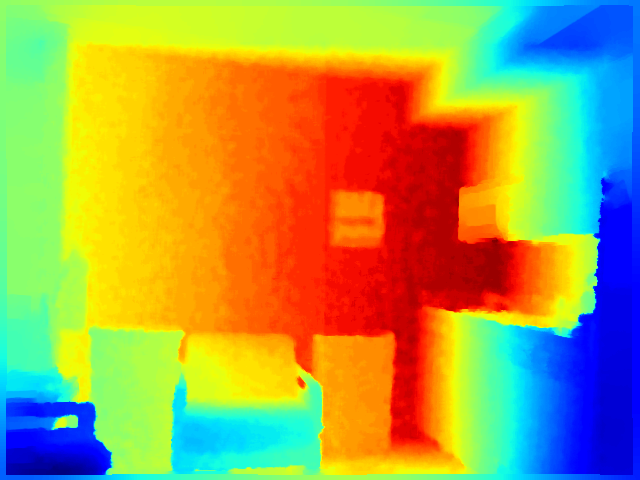
//> input picture asserts/color_depth.png, 640 x 480 px
$ ./surface_normal asserts/rgb.jpg asserts/color_depth.png out.png 2   (built with g++ and OpenCV 4)
//> lines starting //> are read from the running program, lines starting //| are printed output that depends on the picture
#include <iostream>
#include <opencv2/core/core.hpp>
#include <opencv2/imgproc/imgproc.hpp>
#include <opencv2/highgui/highgui.hpp>

/**
#define DEBUG
#define DEEPDEBUG
#define COLORDEPTH
*/
using namespace cv;
using namespace std;
const float eps = 1e-8;

float fcxcy[3];//SET THE CAMERA PARAMETERS  F CX CY.
int  WINDOWSIZE=7;//SET SEARCH WINDOWSIZE(SUGGEST 15).
float Threshold=0.1;//SET THE threshold (SUGGEST 0.1-0.2).

void cvFitPlane(const Mat & points, float* plane);
void CallFitPlane(const Mat& depth,int * points,int i,int j,float *plane12);
void search_plane_neighbor(Mat &img, int i, int j, int* result);
bool convert_direction(float * sn,int i,int j,float d);
Mat calplanenormal(Mat  &src);

// [265 lines left out: functions search_plane_neighbor, convert_direction, CallFitPlane, cvFitPlane, calplanenormal, not called in this run]

int main(int argc, char** argv)
{
    if(argc != 5)
    {
        cerr << endl << "Usage: ./main data_type path_to_depth path_to_save_depth scale_to_real_depth" << endl;
        return 1;
    }

    string data_type(argv[1]);
    string input_file(argv[2]);
    string output_file(argv[3]);
    float scale = atof(argv[4]);
    cout << "Depth after read will scale to 1.0/" << scale << endl;

    Mat src = imread(input_file, IMREAD_UNCHANGED);
//> src is the input picture: 480 rows x 640 cols, CV_8UC4; mean B, G, R, A 78.7, 160, 167.5, 255
    // Mat src = imread(input_file, IMREAD_GRAYSCALE);
    src.convertTo(src, CV_32FC1);
//> src: 480 rows x 640 cols, CV_32FC4
    src = src / scale;
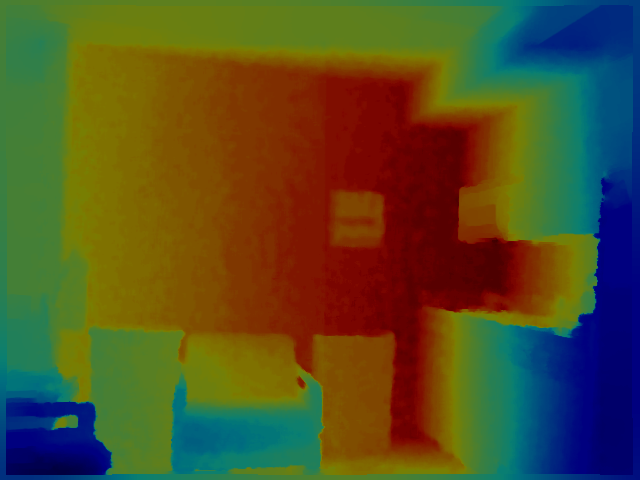
//> src: 480 rows x 640 cols, CV_32FC4; mean B, G, R, A 39.3, 80.1, 83.8, 127.9
    double mn, mx;
    minMaxLoc(src, &mn, &mx);
//> mn = 0; mx = 127.5
    cout << "Depth in range: [" << mn << ", " << mx << "]" << endl;
//| Depth in range: [0, 127.5]

    float f, cx, cy;
    if(data_type == string("nyudv2"))
    {
        // set focal_length, cx and cy
        f = 578.0; cx = 318.9; cy = 242.7;
        fcxcy[0] = f; fcxcy[1] = cx; fcxcy[2] = cy;
        WINDOWSIZE=7;
        Threshold=0.1;
    }
    else if(data_type == string("kitti2015"))
    {
        f = 721.5377; cx = 609.5593; cy = 172.8540;
        fcxcy[0] = f; fcxcy[1] = cx; fcxcy[2] = cy;
        WINDOWSIZE=15;
        Threshold=0.1;
    }
    else if(data_type == string("kitti2012"))
    {
        f = 707.0912; cx = 601.8873; cy = 183.1104;
        fcxcy[0] = f; fcxcy[1] = cx; fcxcy[2] = cy;
        WINDOWSIZE=15;
        Threshold=0.1;
    }
    else if(data_type == string("scannet"))
    {
        f = 571.623718; cx = 319.500000; cy = 239.500000;
        fcxcy[0] = f; fcxcy[1] = cx; fcxcy[2] = cy;
        WINDOWSIZE=7;
        Threshold=0.1;
    }
    else
    {
        cout << "Data Type error, only support [nyudv2, kitti2015, kitti2012, scannet] now!" << endl;
        cout << "Please add your data type in ./surface_normal.cpp" << endl;
//> (the run ends here: the program exits with an error code, at `return 1;`)

$ run again, on asserts/sn_nyudv2.png
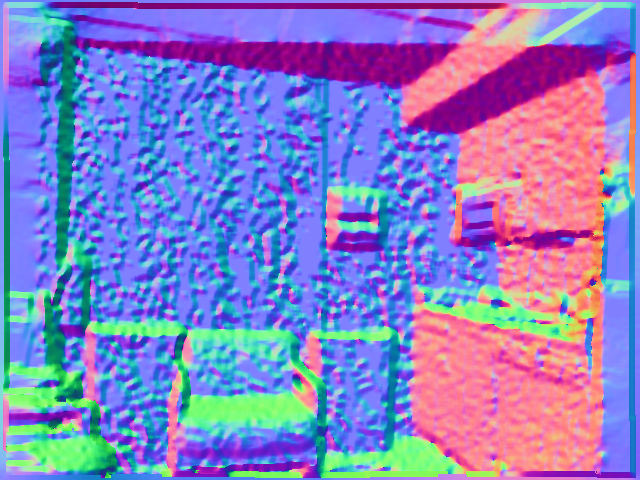
//> input picture asserts/sn_nyudv2.png, 640 x 480 px
//> src is the input picture: 480 rows x 640 cols, CV_8UC3; mean B, G, R 198.2, 128.1, 134.7
//> `src = src / scale;`:
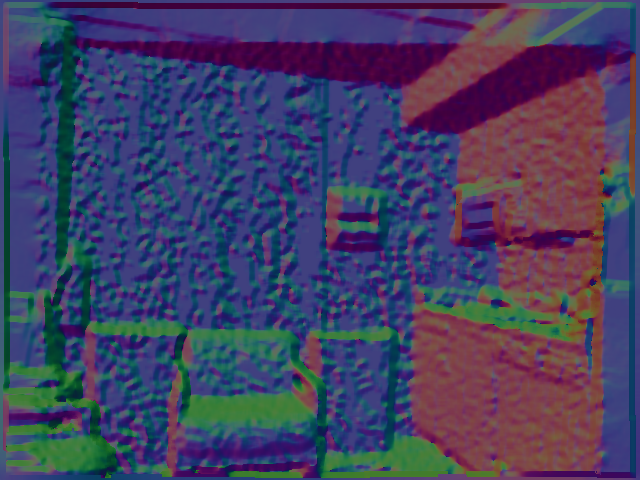
//> src: 480 rows x 640 cols, CV_32FC3; mean B, G, R 99.2, 64, 67.3
//> mn = 0; mx = 127.5
//| Depth in range: [0, 127.5]

$ run again, on asserts/whole.png
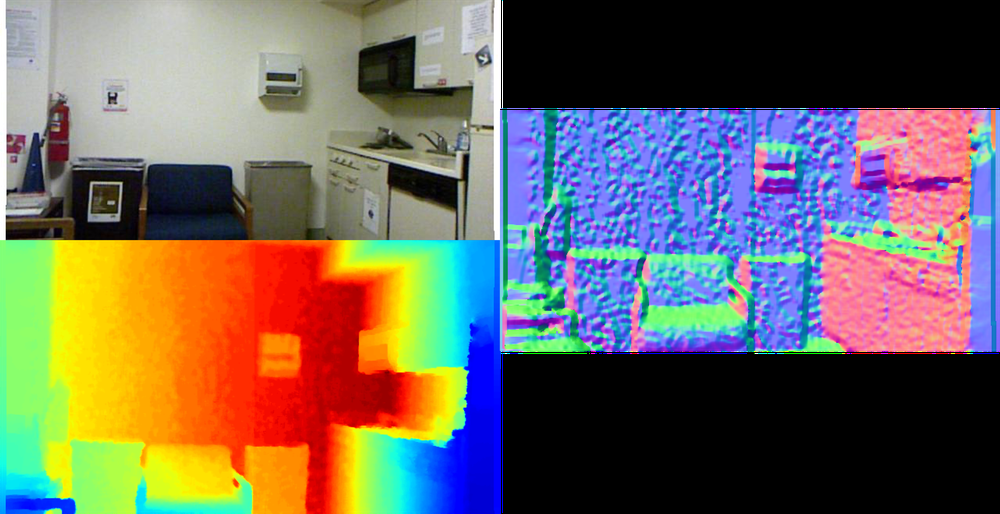
//> input picture asserts/whole.png, 1000 x 514 px, shrunk from 1906 x 979 before the run
//> src is the input picture: 514 rows x 1000 cols, CV_8UC4; mean B, G, R, A 93.8, 104.9, 113, 186.4
//> `src = src / scale;`:
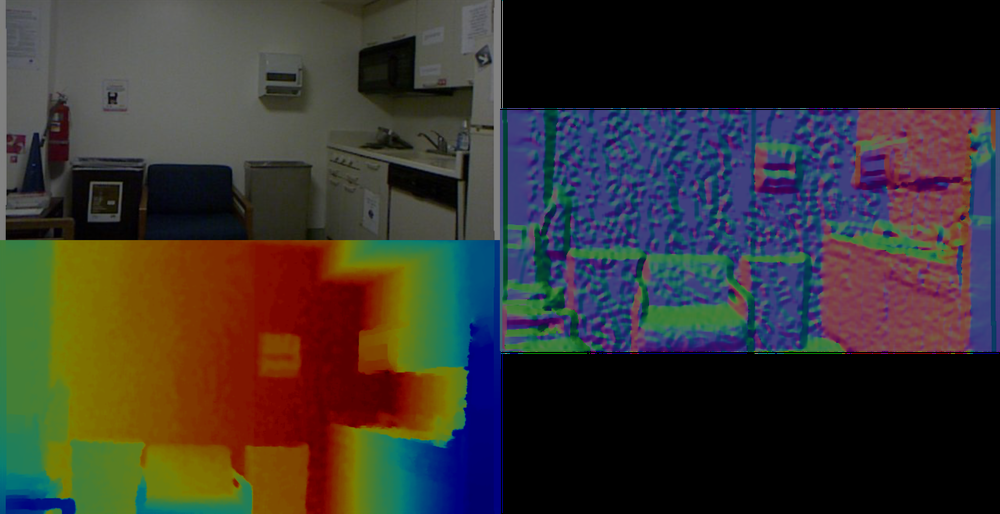
//> src: 514 rows x 1000 cols, CV_32FC4; mean B, G, R, A 46.9, 52.5, 56.5, 93.5
//> mn = 0; mx = 127.5
//| Depth in range: [0, 127.5]
